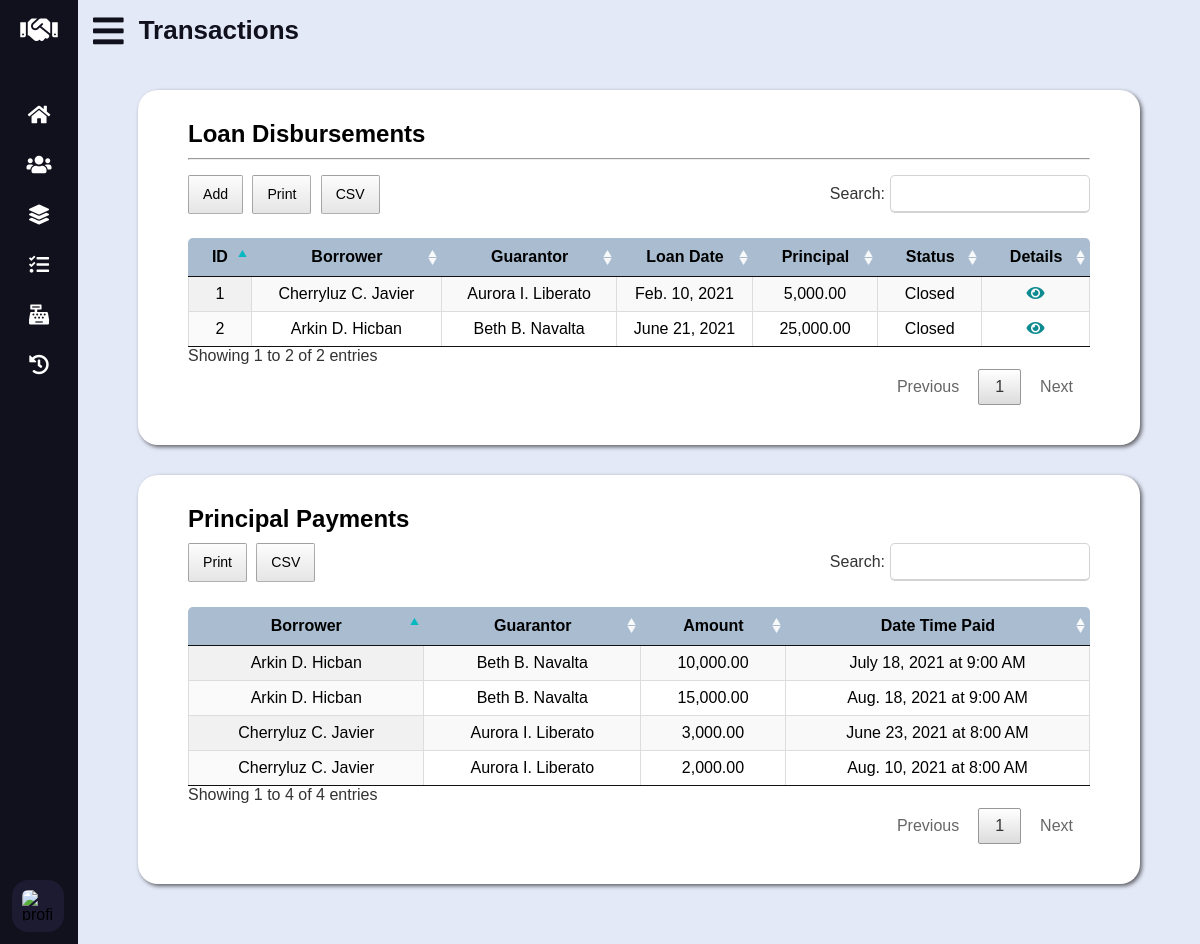
The app's page /transactions.php (signed in) with its own data.
### tables this page shows
CREATE TABLE `loan` (
	`loan_id` INT UNSIGNED AUTO_INCREMENT PRIMARY KEY,
	`borrower_id` INT UNSIGNED NOT NULL,
	`guarantor_id` INT UNSIGNED NOT NULL,
	`loan_date_time` DATETIME NOT NULL DEFAULT (NOW()),
	`principal` DECIMAL(10, 2) NOT NULL,
	`status` ENUM('Active', 'Closed') DEFAULT 'Active' NOT NULL,
	`proof` CHAR(10) NOT NULL,
	`collateral` CHAR(10),
	`cycle_id` YEAR DEFAULT (YEAR(CURDATE())),

	CONSTRAINT fk_loan_borrower_id FOREIGN KEY (`borrower_id`)
		REFERENCES `data_subject` (`data_subject_id`)
		ON UPDATE CASCADE
		ON DELETE RESTRICT,
	CONSTRAINT fk_loan_guarantor_id FOREIGN KEY (`guarantor_id`)
		REFERENCES `guarantor` (`guarantor_id`)
		ON UPDATE CASCADE
		ON DELETE RESTRICT,
	CONSTRAINT fk_loan_cycle_id FOREIGN KEY (`cycle_id`)
		REFERENCES `cycle` (`cycle_id`)
		ON UPDATE CASCADE
		ON DELETE RESTRICT
);

CREATE TABLE `principal_payment` (
	`principal_payment_id` INT UNSIGNED AUTO_INCREMENT PRIMARY KEY,
	`amount` DECIMAL(10, 2) NOT NULL,
	`date_time_paid` DATETIME NOT NULL DEFAULT (NOW()),
	`loan_id` INT UNSIGNED NOT NULL,

	CONSTRAINT fk_principal_payment_loan_id FOREIGN KEY (`loan_id`)
		REFERENCES `loan` (`loan_id`)
		ON UPDATE CASCADE
		ON DELETE RESTRICT
);

### lib/database-handler.php (called while the page is built, shortened)
<?php
class Database {
	private $host = DB_HOST;
	private $dbname = DB_NAME;
	private $charset = DB_CHARSET;
	private $user = DB_USER;
	private $password = DB_PASSWORD;
	private $dbh;
	private $stmt;
	public function __construct() {
		$dsn = "mysql:host=".$this->host.";charset=".$this->charset.";dbname=".$this->dbname;
		$options = array (
			PDO::ATTR_PERSISTENT => true,
			PDO::ATTR_ERRMODE => PDO::ERRMODE_EXCEPTION,
			PDO::ATTR_ORACLE_NULLS => PDO::NULL_NATURAL
		);
		try {
			$this->dbh = new PDO($dsn, $this->user, $this->password, $options);
		}
		catch (PDOException $e) {
			$this->error = $e->getMessage()." in ".$e->getFile()." on line ".$e->getLine();
			$this->terminate();
		}
	}
	public function query($query) {
		$this->stmt = $this->dbh->prepare($query);
	}
	public function bind($param, $value, $type = null) {
		if (is_null($type)) {
			switch (true) {
				default:
					$type = PDO::PARAM_STR;
			}
		}
		$this->stmt->bindValue($param, $value, $type);
	}
	public function execute($message = "", $redirect = "") {
		try {
			return $this->stmt->execute();
		}
		catch (PDOException $e) {
			$this->logFile = "../src/log.txt";
			$this->error = $e->getMessage()." in ".$e->getFile()." on line ".$e->getLine();
			$this->logError();
		}
		finally {
			if ($redirect !== "") {
				$this->confirmQuery($message, $redirect);
			}
		}
	}
	public function resultSet() {
		$this->execute();
		return $this->stmt->fetchAll(PDO::FETCH_OBJ);
	}
	public function resultSetOneColumn() {
		$this->execute();
		return $this->stmt->fetchAll(PDO::FETCH_COLUMN);
	}
	public function resultColumn() {
		$this->execute();
		return $this->stmt->fetchColumn();
	}
	public function __destruct() {
		$this->dbh = null;
	}
}

### models/Transaction.php (called while the page is built, shortened)
<?php
class Transaction {
	public function __construct() {
		$this->db = new Database();
		$cycle = new Cycle();
		$this->cycle = $cycle->getCycleId();
	}
}

### models/Cycle.php (called while the page is built, shortened)
<?php
class Cycle {
	private $db;
	public function __construct() {
		$this->db = new Database();
	}
	public function getCycleId() {
		if (isset($_SESSION["cycle"])) {
			$session_cycle = $_SESSION["cycle"];
			$periods = $this->getPeriods();
			if (in_array($session_cycle, $periods))
				return $session_cycle;
			else
				return $this->getLatestPeriod();
		}
	}
	public function getPeriods() {
		$this->db->query("SELECT `cycle_id` FROM `cycle`");
		return $this->db->resultSetOneColumn();
	}
}

### models/Loan.php (called while the page is built, shortened)
<?php
class Loan extends Transaction {
	public function getLoans() {
		$this->db->query("SELECT * FROM `loan`  WHERE `cycle_id` = $this->cycle");
		return $this->db->resultSet();
	}
	public function getAllPrincipalPayments() {
		$this->db->query("SELECT `borrower_id`, `guarantor_id`, `principal_payment`.`amount`, `date_time_paid` FROM `principal_payment` INNER JOIN `loan` USING (`loan_id`) WHERE `loan`.`cycle_id` = $this->cycle");
		return $this->db->resultSet();
	}
}

### models/DataSubject.php (called while the page is built, shortened)
<?php
class DataSubject {
	private $db;
	public function __construct() {
		$this->db = new Database();
	}
	public function getName($id) {
		$this->db->query("SELECT CONCAT(`fname`, ' ', LEFT(`mname`, 1), '. ', `lname`) AS name FROM `data_subject` WHERE `data_subject_id` = ?");
		$this->db->bind(1, $id);
		return $this->db->resultColumn();
	}
}

### lib/conversion-util.php (called while the page is built, shortened)
<?php
class Converter {
	public function shortToLongDate($date) {
		$time_stamp = strtotime($date);
		$format = "M. j, Y";
		$formatted_date = date($format, $time_stamp);
		if (strpos($formatted_date, "May") !== false)
			$formatted_date = str_replace(".", "", $formatted_date);
		else if (strpos($formatted_date, "Jun") !== false)
			$formatted_date = str_replace(".", "e", $formatted_date);
		else if (strpos($formatted_date, "Jul") !== false)
			$formatted_date = str_replace(".", "y", $formatted_date);
		return $formatted_date;
	}
	public function shortToLongDateTime($datetime) {
		$time_stamp = strtotime($datetime);
		$format = "M. j, Y \\a\\t g:i A";
		$formatted_date = date($format, $time_stamp);
		if (strpos($formatted_date, "May") !== false)
			$formatted_date = str_replace(".", "", $formatted_date);
		else if (strpos($formatted_date, "Jun") !== false)
			$formatted_date = str_replace(".", "e", $formatted_date);
		else if (strpos($formatted_date, "Jul") !== false)
			$formatted_date = str_replace(".", "y", $formatted_date);
		return $formatted_date;
	}
}

### transactions.php (the view, shortened to what this page needs)
<?php
	require_once "lib/database-handler.php";
	require_once "lib/conversion-util.php";
	require_once "models/Cycle.php";
	require_once "models/Transaction.php";
	require_once "models/Loan.php";
	require_once "models/DataSubject.php";
	$converter = new Converter();
	$loan = new Loan();
	$data_subject = new DataSubject();
	$loans = $loan->getLoans();
	$principal_payments = $loan->getAllPrincipalPayments();
?>
<!DOCTYPE html>
<html lang="en">
<head>
	<link rel="stylesheet" type="text/css" href="css/all.min.css" />
	<link rel="stylesheet" type="text/css" href="css/datatables.min.css" />
	<link rel="stylesheet" type="text/css" href="css/tingle.min.css" />
	<link rel="stylesheet" type="text/css" href="css/style.css" />
	<link rel="stylesheet" type="text/css" href="css/vertical-nav-bar.css" />
	<link rel="stylesheet" type="text/css" href="css/tables.css" />
	<link rel="stylesheet" type="text/css" href="css/forms.css" />
	<link rel="stylesheet" type="text/css" href="css/media-queries.css" />
</head>
<body>
	<main>
		<header>
			<i class="fas fa-bars"></i>
			<h2 class="text">Transactions</h2>
		</header>
		<section id="loan-disbursements">
			<h3>Loan Disbursements</h3>
			<hr />
			<table id="loan-disbursements-tbl" class="display cell-border" width="100%">
				<thead>
					<tr>
						<th>ID</th>
						<th>Borrower</th>
						<th>Guarantor</th>
						<th>Loan Date</th>
						<th>Principal</th>
						<th>Status</th>
						<th>Details</th>
					</tr>
				</thead>
				<tbody>
					<?php foreach ($loans as $l): ?>
					<tr>
						<td><?php echo $l->loan_id; ?></td>
						<td><?php echo $data_subject->getName($l->borrower_id); ?></td>
						<td><?php echo $data_subject->getName($l->guarantor_id); ?></td>
						<td><?php echo $converter->shortToLongDate($l->loan_date_time); ?></td>
						<td><?php echo number_format($l->principal, 2, ".", ","); ?></td>
						<td><?php echo $l->status; ?></td>
						<td><a class="fas fa-eye" href="loan-details.php?id=<?php echo $l->loan_id; ?>"></a></td>
					</tr>
					<?php endforeach; ?>
				</tbody>
			</table>
		</section>
		<section id="principal-payments">
			<h3>Principal Payments</h3>
			<table id="principal-payments-tbl" class="display cell-border" width="100%">
				<thead>
					<th>Borrower</th>
					<th>Guarantor</th>
					<th>Amount</th>
					<th>Date Time Paid</th>
				</thead>
				<tbody>
					<?php foreach ($principal_payments as $pp): ?>
						<tr>
							<td><?php echo $data_subject->getName($pp->borrower_id); ?></td>
							<td><?php echo $data_subject->getName($pp->guarantor_id); ?></td>
							<td><?php echo number_format($pp->amount, 2, ".", ","); ?></td>
							<td><?php echo $converter->shortToLongDateTime($pp->date_time_paid); ?></td>
						</tr>
					<?php endforeach; ?>
				</tbody>
			</table>
		</section>
	</main>
</body>
</html>

### css/style.css (style rules this page uses)
:root { --athens-gray: #e8e9eb; --azureish-white: #dae8f5; --blue-chill: #0d8b90; --botticelli: #d4e1ee; --chambray: #345f90; --cyan: #03b8c0; --dark-purple: #1d1b31; --eden: #0d3b4c; --light-gray: #d3d3d3; --light-steel-blue: #a9bcd0; --link-water: #e4e9f7; --persian-red: #d33333; --roman-silver: #787e87; --silver-sand: #c5c6c8; --xiketic: #11101d; }
* { box-sizing: border-box; font-family: "Poppins", sans-serif; margin: 0; padding: 0; }
html, body { height: 100%; }
main { background: var(--link-water); left: 280px; min-height: 100vh; padding-bottom: 30px; position: relative; transition: all 0.5s ease; width: calc(100% - 280px); }
main header { align-items: center; color: var(--xiketic); display: flex; font-size: 35px; height: 60px; overflow: hidden; }
main header .fa-bars { cursor: pointer; margin: 0 15px; }
h2 { font-size: 26px; font-weight: 600; }
h3 { font-size: 24px; margin: 10px 0; }
section { background-color: #fff; border-radius: 20px; box-shadow: 2px 2px 4px rgba(0, 0, 0, 0.6); margin: 30px 60px; padding: 20px 50px 40px 50px; }
hr { margin-bottom: 15px; }

### css/vertical-nav-bar.css (style rules this page uses)
nav { background: var(--xiketic); height: 100%; left: 0; position: fixed; top: 0; transition: all 0.5s ease; width: 280px; z-index: 100; }
nav.closed { width: 78px; }
nav h1 { align-items: center; display: flex; height: 60px; width: 100%; }
nav h1 .fa-handshake { color: #fff; font-size: 30px; height: 50px; line-height: 50px; min-width: 78px; text-align: center; }
nav .nav-links { height: 100%; overflow: auto; padding: 30px 0 150px 0; }
nav.closed .nav-links { overflow: visible; }
nav .nav-links li { list-style: none; position: relative; transition: all 0.4s ease; }
nav .nav-links li .parent-menu { align-items: center; display: flex; justify-content: space-between; }
nav.closed .nav-links li .parent-menu { display: block }
nav .nav-links li i { color: #fff; cursor: pointer; font-size: 20px; height: 50px; line-height: 50px; min-width: 78px; text-align: center; transition: all 0.3s ease; }
nav .nav-links li a { align-items: center; display: flex; text-decoration: none; }
nav .profile-details { align-items: center; background: var(--dark-purple); bottom: 0; display: flex; justify-content: flex-start; padding: 12px 0; position: fixed; transition: all 0.5s ease; width: 280px; }
nav.closed .profile-details { background: none; }
nav.closed .profile-details { width: 78px; }
nav .profile-details .profile-content { align-items: center; display: flex; }
nav .profile-details img { background: var(--dark-purple); border-radius: 16px; height: 52px; margin: 0 14px 0 12px; object-fit: cover; transition: all 0.5s ease; width: 52px; }
nav.closed .profile-details img { padding: 10px; }
nav.closed ~ main { left: 78px; width: calc(100% - 78px); }

### css/tables.css (style rules this page uses)
table { padding-top: 20px; text-align: center; }
table thead th { background-color: var(--light-steel-blue); font-family: "Poppins Regular", sans-serif; }
table thead th:first-child { border-radius: 5px 0 0 0; }
table thead th:last-child { border-radius: 0 5px 0 0; }
table .fas { color: var(--blue-chill); text-decoration: none; }
table td a { color: var(--persian-red); }
.fas, .far, #new-guarantor table tr:hover { cursor: pointer; }

### records on screen
loan: loan_id "1", borrower_id "Cherryluz C. Javier", guarantor_id "Aurora I. Liberato", loan_date_time "Feb. 10, 2021", principal "5,000.00", status "Closed"
loan: loan_id "2", borrower_id "Arkin D. Hicban", guarantor_id "Beth B. Navalta", loan_date_time "June 21, 2021", principal "25,000.00", status "Closed"
principal_payment: borrower_id "Cherryluz C. Javier", guarantor_id "Aurora I. Liberato", amount "3,000.00", date_time_paid "June 23, 2021 at 8:00 AM"
principal_payment: borrower_id "Cherryluz C. Javier", guarantor_id "Aurora I. Liberato", amount "2,000.00", date_time_paid "Aug. 10, 2021 at 8:00 AM"
principal_payment: borrower_id "Arkin D. Hicban", guarantor_id "Beth B. Navalta", amount "10,000.00", date_time_paid "July 18, 2021 at 9:00 AM"
principal_payment: borrower_id "Arkin D. Hicban", guarantor_id "Beth B. Navalta", amount "15,000.00", date_time_paid "Aug. 18, 2021 at 9:00 AM"
